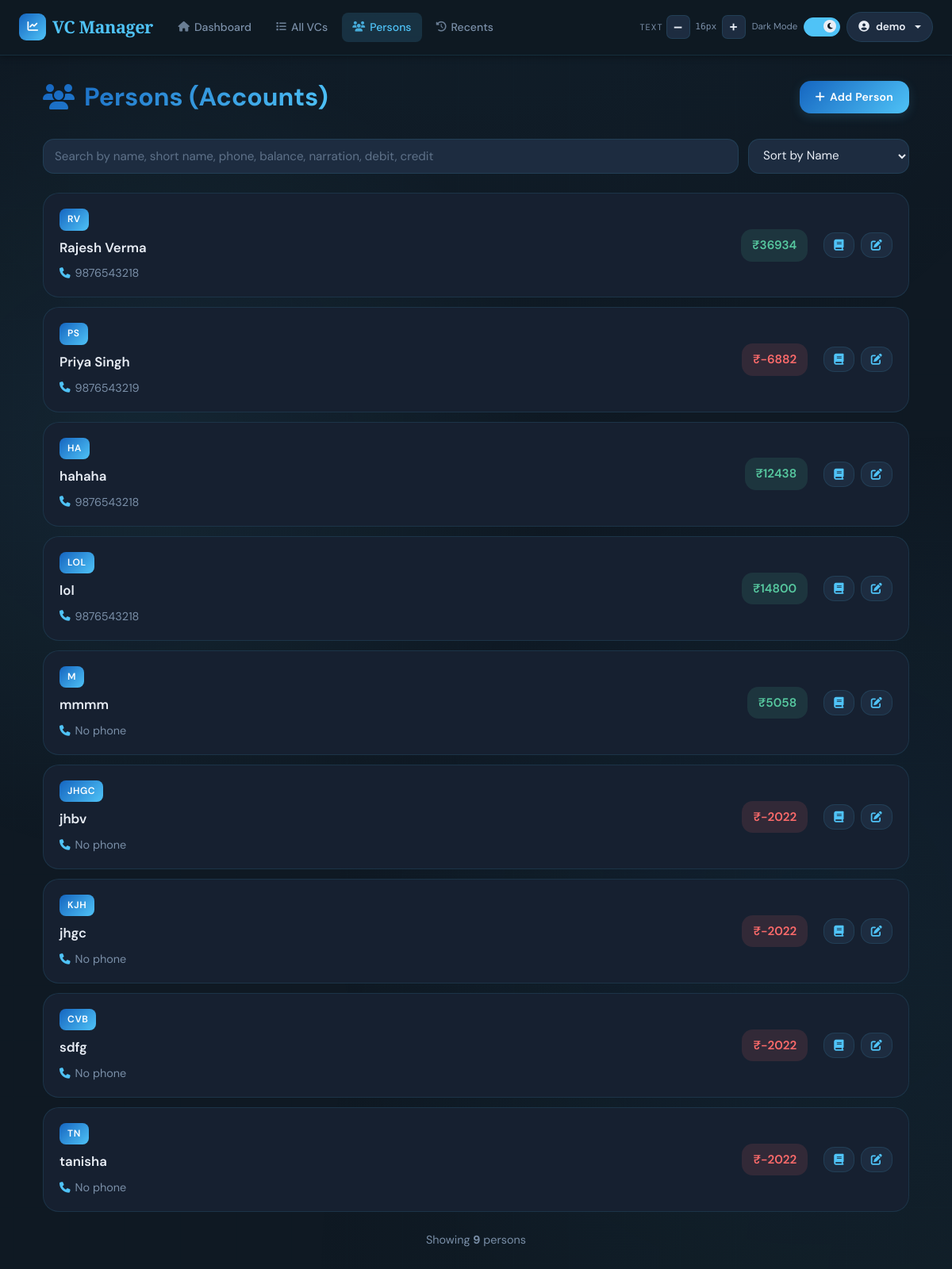
Screenshot of /person/ (signed in) with the database file from the repository.
### app/models/user.py (models this page shows, shortened)
class User(UserMixin, db.Model):
    __tablename__ = 'users'
    id = db.Column(db.Integer, primary_key=True)
    email = db.Column(db.String(120), unique=True, nullable=False, index=True)
    name = db.Column(db.String(120), nullable=False)
    password_hash = db.Column(db.String(255), nullable=True)  # Nullable for OAuth-only users
    google_id = db.Column(db.String(255), unique=True, nullable=True)  # For OAuth users
    created_at = db.Column(db.DateTime, default=datetime.utcnow)
    last_login = db.Column(db.DateTime, nullable=True)
    vcs = db.relationship('VC', backref='user', lazy=True, cascade='all, delete-orphan')
    persons = db.relationship('Person', backref='user', lazy=True, cascade='all, delete-orphan')

### app/models/person.py (models this page shows, shortened)
class Person(db.Model):
    __tablename__ = 'persons'
    id = db.Column(db.Integer, primary_key=True)
    user_id = db.Column(db.Integer, db.ForeignKey('users.id'), nullable=False, index=True)
    name = db.Column(db.String(80), nullable=False)
    short_name = db.Column(db.String(20), nullable=False)
    phone = db.Column(db.String(20), nullable=True)
    phone2 = db.Column(db.String(20), nullable=True)
    opening_balance = db.Column(db.Float, default=0.0, nullable=True)
    created_at = db.Column(db.DateTime, default=datetime.utcnow)
    __table_args__ = (
        db.UniqueConstraint('user_id', 'name',       name='uq_person_user_name'),
        db.UniqueConstraint('user_id', 'short_name', name='uq_person_user_short_name'),
    )
    payments = db.relationship('Payment', backref='person', lazy=True)
    ledger_entries = db.relationship('LedgerEntry', backref='ledger_person', lazy=True)
    @property
    def ledger_balance(self):
        entries = [e for e in self.ledger_entries if e is not None]
        if entries:
            last_entry = sorted(entries, key=lambda e: e.date, reverse=True)[0]
            return last_entry.balance if last_entry.balance is not None else (self.opening_balance or 0.0)
        return self.opening_balance or 0.0

### app/models/ledger.py (models this page shows)
class LedgerEntry(db.Model):
    __tablename__ = 'ledger_entries'
    id = db.Column(db.Integer, primary_key=True)
    person_id = db.Column(db.Integer, db.ForeignKey('persons.id'), nullable=True, index=True)
    vc_id = db.Column(db.Integer, db.ForeignKey('vcs.id'), nullable=True, index=True)
    date = db.Column(db.DateTime, nullable=False, default=datetime.utcnow)
    narration = db.Column(db.Text, nullable=False)
    debit = db.Column(db.Float, default=0)
    credit = db.Column(db.Float, default=0)
    balance = db.Column(db.Float, default=0)
    created_at = db.Column(db.DateTime, default=datetime.utcnow)
    vc = db.relationship('VC', foreign_keys=[vc_id], back_populates='ledger_entries', lazy=True)

### app/routes/person.py (the view)
@person_bp.route('/')
@login_required
def persons():
    persons = Person.query.filter_by(user_id=current_user.id).all()
    return render_template('person/list.html', persons=persons)

### templates/person/list.html (shortened to what this page needs)
{% extends "base.html" %}
{% block content %}
<div class="container-fluid">
    <div class="page-header">
        <h1 class="page-title">
            <i class="fas fa-users"></i>Persons (Accounts)
        </h1>
        <button class="btn btn-primary" onclick="location.href='{{ url_for('person.create_person') }}'">
            <i class="fas fa-plus"></i>Add Person
        </button>
    </div>
    <div class="control-bar">
        <div class="search-box">
            <input
                id="searchInput"
                type="search"
                class="form-control"
                placeholder="Search by name, short name, phone, balance, narration, debit, credit">
        </div>
        <select id="sortSelect" class="sort-select">
            <option value="name_asc">Sort by Name</option>
        </select>
    </div>
    <div class="person-list">
        {% if persons %}
            {% for person in persons %}
            <div class="person-item" id="person-{{ person.id }}"
                data-name="{{ person.name }}"
                data-phone="{{ (person.phone or '') ~ ' ' ~ (person.phone2 or '') }}"
                data-balance="{{ person.ledger_balance }}">
                <div class="person-item-main">
                    <div class="person-badge">{{ person.short_name }}</div>
                    <div class="person-name">{{ person.name }}</div>
                    <div class="person-meta">
                        {% if person.phone %}
                        <div class="person-meta-item">
                            <i class="fas fa-phone"></i>
                            <span>{{ person.phone }}</span>
                        </div>
                        {% endif %}
                        {% if not person.phone and not person.phone2 %}
                        <div class="person-meta-item" style="color: var(--text-muted);">
                            <i class="fas fa-phone"></i>
                            <span>No phone</span>
                        </div>
                        {% endif %}
                    </div>
                </div>
                <div class="person-item-actions">
                    <div class="balance-badge {{ 'positive' if person.ledger_balance >= 0 else 'negative' }}">
                        ₹{{ "%.0f"|format(person.ledger_balance) }}
                    </div>
                    <div class="action-buttons">
                        <button class="btn" onclick="event.stopPropagation(); location.href='{{ url_for('ledger.person_ledger', person_id=person.id) }}'" title="View Ledger">
                            <i class="fas fa-book"></i>
                        </button>
                        <button class="btn" onclick="event.stopPropagation(); location.href='{{ url_for('person.edit_person', id=person.id) }}'" title="Edit">
                            <i class="fas fa-edit"></i>
                        </button>
                    </div>
                </div>
            </div>
            {% endfor %}
        {% endif %}
    </div>
    {% if persons %}
    <div style="margin-top: 24px; text-align: center; color: var(--text-muted); font-size: 0.9rem;">
        Showing <strong>{{ persons|length }}</strong> person{{ 's' if persons|length != 1 else '' }}
    </div>
    {% endif %}
</div>
{% endblock %}

### templates/base.html (shortened to what this page needs)
<!DOCTYPE html>
<html lang="en" data-theme="dark">
<head>
    <link href="https://cdnjs.cloudflare.com/ajax/libs/font-awesome/6.5.0/css/all.min.css" rel="stylesheet">
    <link href="https://cdn.jsdelivr.net/npm/bootstrap@5.3.0/dist/css/bootstrap.min.css" rel="stylesheet">
    <link rel="stylesheet" href="https://cdn.jsdelivr.net/npm/swiper@11/swiper-bundle.min.css" />
</head>
<body>
<nav class="navbar navbar-expand-lg" role="navigation" aria-label="Main navigation">
    <div class="container-fluid px-4">
        <a class="navbar-brand" href="{{ url_for('dashboard.index') }}">
            <div class="brand-icon" aria-hidden="true"><i class="fas fa-chart-line"></i></div>
            VC Manager
        </a>
        <div class="collapse navbar-collapse" id="navbarNav">
            {% if current_user.is_authenticated %}
            <ul class="navbar-nav me-auto d-none d-md-flex">
                <li class="nav-item"><a class="nav-link" href="{{ url_for('dashboard.index') }}"><i class="fas fa-home"></i>Dashboard</a></li>
                <li class="nav-item"><a class="nav-link" href="{{ url_for('vc.vcs_list') }}"><i class="fas fa-list"></i>All VCs</a></li>
                <li class="nav-item"><a class="nav-link" href="{{ url_for('person.persons') }}"><i class="fas fa-users"></i>Persons</a></li>
                <li class="nav-item"><a class="nav-link" href="{{ url_for('transactions.recent_transactions') }}"><i class="fas fa-history"></i>Recents</a></li>
            </ul>
            {% endif %}
            <div class="d-flex align-items-center ms-auto gap-2 mt-2 mt-lg-0">
                <div class="d-flex align-items-center gap-1" role="toolbar" aria-label="Font size">
                    <span class="a11y-label d-none d-xl-inline">Text</span>
                    <button class="fs-btn" id="fsDecrease" aria-label="Decrease font size">–</button>
                    <span class="fs-display" id="fsDisplay" aria-live="polite">16px</span>
                    <button class="fs-btn" id="fsIncrease" aria-label="Increase font size">+</button>
                </div>
                <div class="d-flex align-items-center gap-2" aria-label="Theme">
                    <span class="toggle-label-text d-none d-xl-inline" id="themeLabel">Dark</span>
                    <label class="toggle-switch" aria-label="Toggle light/dark mode">
                        <div class="toggle-track"></div>
                        <div class="toggle-thumb"><i class="fas fa-moon" id="toggleIcon"></i></div>
                    </label>
                </div>
                {% if current_user.is_authenticated %}
                <div class="dropdown">
                    <button class="user-btn dropdown-toggle" type="button" data-bs-toggle="dropdown" aria-expanded="false">
                        <i class="fas fa-user-circle"></i>
                        <span class="d-none d-sm-inline">{{ current_user.name }}</span>
                    </button>
                </div>
                {% endif %}
            </div>
        </div>
    </div>
</nav>
<main class="main-content" role="main">
    <div class="container">
        {% block content %}{% endblock %}
    </div>
</main>
</body>
</html>

### templates/person/list.html (style rules this page uses)
html { font-size: var(--fs-base); }
body { font-size: var(--fs-base); }
.page-header { display: flex; justify-content: space-between; align-items: center; gap: 12px; margin-bottom: 32px; flex-wrap: nowrap; }
.page-title { font-size: 2rem; font-weight: 700; background: var(--grad-header); -webkit-background-clip: text; -webkit-text-fill-color: transparent; margin: 0; display: flex; align-items: center; gap: 12px; white-space: nowrap; flex-shrink: 0; }
.page-title i { color: var(--accent); flex-shrink: 0; }
.control-bar { display: flex; gap: 12px; flex-wrap: wrap; margin-bottom: 24px; align-items: center; }
.search-box { display: flex; gap: 8px; flex: 1; min-width: 240px; }
.search-box .form-control { background: var(--surface2); color: var(--text); border: 1.5px solid var(--border); border-radius: var(--radius-md); padding: 10px 14px; font-size: 0.95rem; }
.search-box .form-control::placeholder { color: var(--text-muted); }
.sort-select { background: var(--surface2); color: var(--text); border: 1.5px solid var(--border); border-radius: var(--radius-md); padding: 10px 14px; font-size: 0.95rem; cursor: pointer; transition: all 0.28s cubic-bezier(.4,0,.2,1); }
.person-list { display: flex; flex-direction: column; gap: 12px; }
.person-item { background: var(--surface); border: 1.5px solid var(--border); border-radius: var(--radius-lg); padding: 18px 20px; transition: all 0.28s cubic-bezier(.4,0,.2,1); cursor: pointer; display: flex; align-items: center; justify-content: space-between; gap: 20px; }
.person-item-main { flex: 1; min-width: 0; }
.person-name { font-size: 1.05rem; font-weight: 600; color: var(--text); margin-bottom: 8px; }
.person-badge { background: var(--grad-header); color: #fff; padding: 4px 10px; border-radius: var(--radius-sm); font-weight: 600; font-size: 0.75rem; text-transform: uppercase; letter-spacing: 0.05em; display: inline-block; margin-bottom: 8px; margin-right: 8px; }
.person-meta { display: flex; gap: 16px; flex-wrap: wrap; font-size: 0.9rem; color: var(--text-muted); }
.person-meta-item { display: flex; align-items: center; gap: 6px; }
.person-meta-item i { color: var(--accent); font-size: 0.85rem; }
.person-item-actions { display: flex; gap: 20px; align-items: center; min-width: fit-content; }
.balance-badge { padding: 8px 14px; border-radius: var(--radius-md); font-weight: 600; text-align: center; font-size: 0.95rem; }
.balance-badge.positive { background: var(--success-bg); color: var(--success); }
.balance-badge.negative { background: var(--danger-bg); color: var(--danger); }
.action-buttons { display: flex; gap: 8px; }
.action-buttons .btn { padding: 8px 12px; border-radius: var(--radius-md); transition: all 0.28s cubic-bezier(.4,0,.2,1); border: 1.5px solid var(--border); background: var(--surface2); color: var(--accent); cursor: pointer; display: flex; align-items: center; justify-content: center; }

### rows the page displays
User: name "demo"
Person: short_name "RV", name "Rajesh Verma", phone "9876543218"
LedgerEntry: ledger_balance "36934"
Person: short_name "PS", name "Priya Singh", phone "9876543219"
LedgerEntry: ledger_balance "-6882"
Person: short_name "HA", name "hahaha", phone "9876543218"
LedgerEntry: ledger_balance "12438"
Person: short_name "LOL", name "lol", phone "9876543218"
LedgerEntry: ledger_balance "14800"
Person: short_name "M", name "mmmm", phone "No phone"
LedgerEntry: ledger_balance "5058"
Person: short_name "JHGC", name "jhbv", phone "No phone"
LedgerEntry: ledger_balance "-2022"
Person: short_name "KJH", name "jhgc", phone "No phone"
LedgerEntry: ledger_balance "-2022"
Person: short_name "CVB", name "sdfg", phone "No phone"
LedgerEntry: ledger_balance "-2022"
Person: short_name "TN", name "tanisha", phone "No phone"
LedgerEntry: ledger_balance "-2022"

### other values shown
{{ persons|length }} "9"
{{ 's' if persons|length != 1 else '' }} "s"
